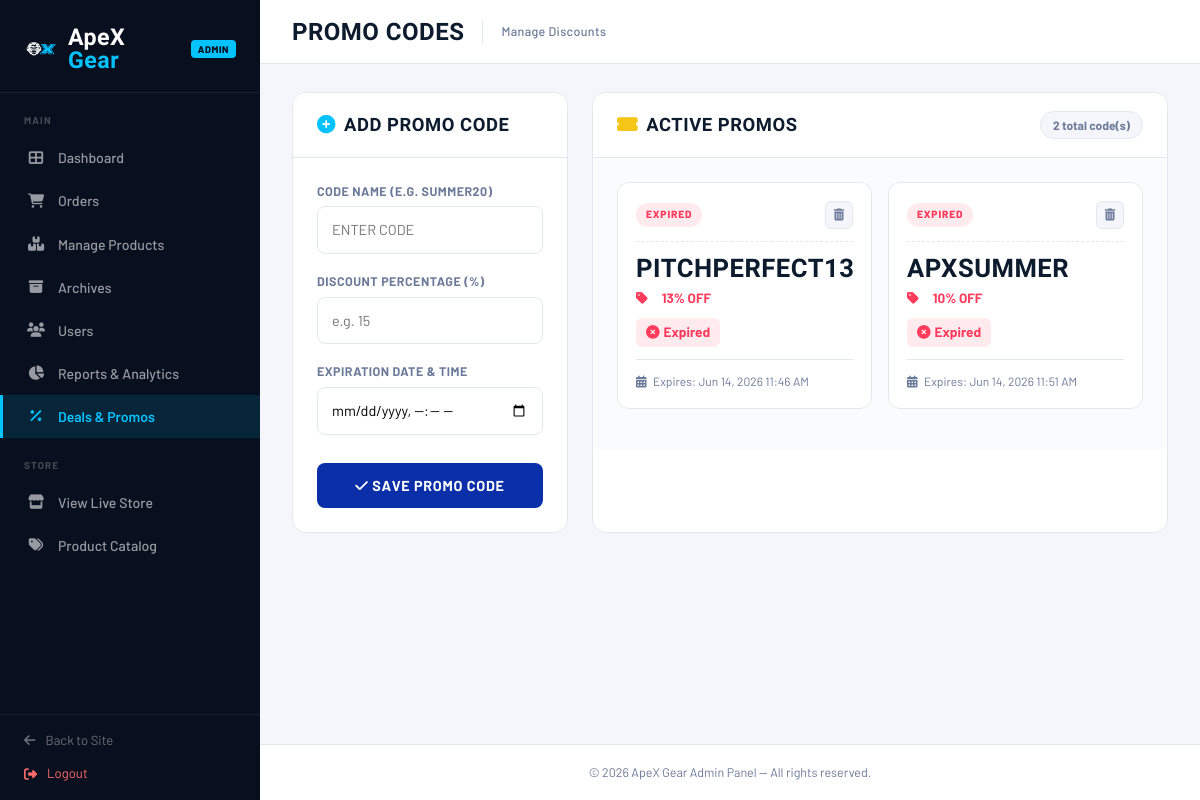
Before: /admin/manage_deals.php (signed in) with the older database file.
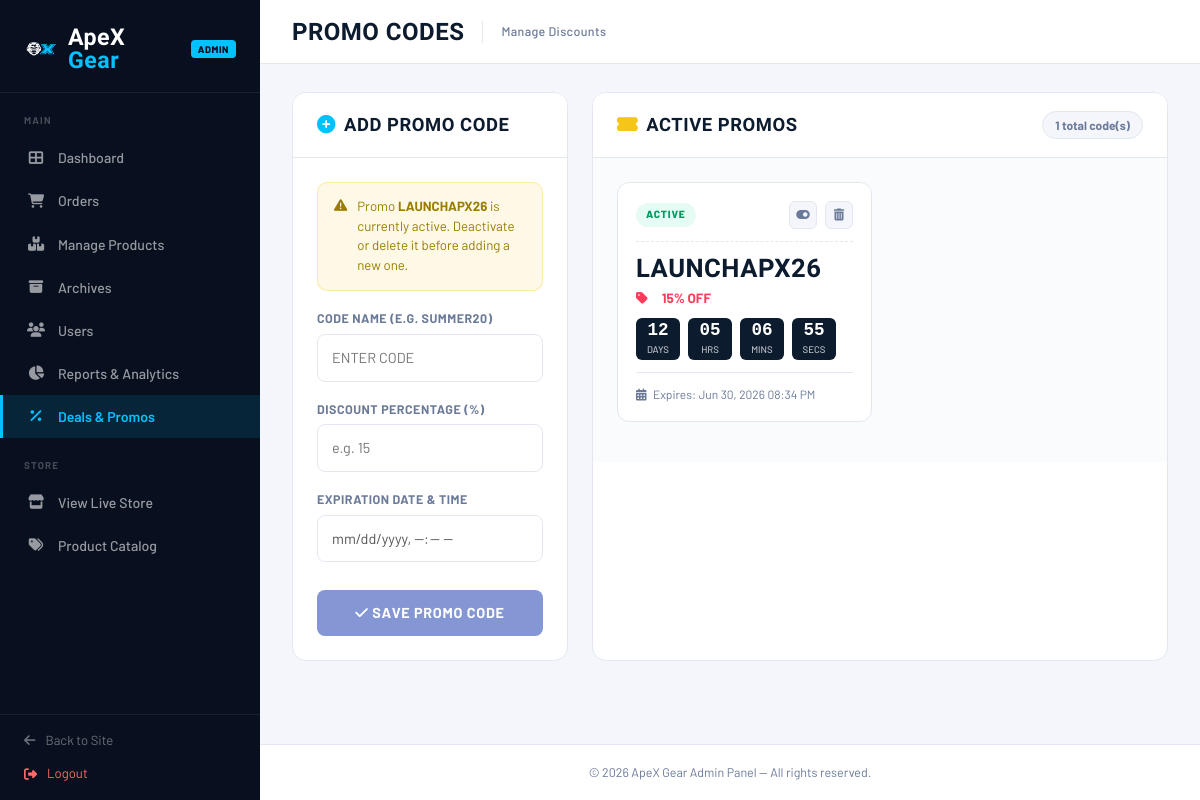
After: the same page with the newer database file.
### tables this page shows
CREATE TABLE `coupon_code` (
  `coupon_id` int(11) NOT NULL,
  `code_name` varchar(50) NOT NULL,
  `discount_percentage` int(11) NOT NULL,
  `valid_until` datetime NOT NULL,
  `is_active` tinyint(1) NOT NULL DEFAULT 1
);

### admin/manage_deals.php (the view, shortened to what the changed rows need)
<?php
$db = new Database();
$conn = $db->getConnection();
$promoCodes = [];
$res = $conn->query("SELECT * FROM coupon_code ORDER BY is_active DESC, valid_until ASC");
if ($res) {
    while ($row = $res->fetch_assoc()) {
        $promoCodes[] = $row;
    }
}
$currentActivePromo = null;
foreach ($promoCodes as $p) {
    if ((int)$p['is_active'] === 1 && strtotime($p['valid_until']) > time()) {
        $currentActivePromo = $p;
        break;
    }
}
?>
<!DOCTYPE html>
<html lang="en">
<head>
    <link href="https://cdn.jsdelivr.net/npm/bootstrap@5.3.3/dist/css/bootstrap.min.css" rel="stylesheet">
    <link href="https://cdnjs.cloudflare.com/ajax/libs/font-awesome/6.5.0/css/all.min.css" rel="stylesheet">
    <link href="../assets/css/style.css" rel="stylesheet">
    <link href="../assets/css/admin-style.css" rel="stylesheet">
</head>
<body>
<div class="main-wrap">
    <main class="page-body">
        <div class="row g-4">
            <div class="col-lg-4">
                <div class="panel">
                    <div class="panel-body">
                        <?php if ($currentActivePromo): ?>
                            <div style="background:rgba(245,197,24,.1); border:1px solid rgba(245,197,24,.3); border-radius:10px; padding:14px 16px; margin-bottom:18px; font-size:.83rem; color:#9a7d00; display:flex; gap:10px; align-items:flex-start;">
                                <i class="fas fa-exclamation-triangle" style="margin-top:2px;"></i>
                                <span>Promo <strong><?php echo htmlspecialchars($currentActivePromo['code_name']); ?></strong> is currently active. Deactivate or delete it before adding a new one.</span>
                            </div>
                        <?php endif; ?>
                        <form method="POST">
                            <div class="form-group">
                                <label class="form-label" for="promo_code">Code Name (e.g. SUMMER20)</label>
                                <input type="text" class="apex-input" id="promo_code" name="code" placeholder="Enter code" required style="text-transform:uppercase;" <?php echo $currentActivePromo ? 'disabled' : ''; ?>>
                            </div>
                            <div class="form-group">
                                <label class="form-label" for="promo_disc">Discount Percentage (%)</label>
                                <input type="number" class="apex-input" id="promo_disc" name="discount" placeholder="e.g. 15" required min="1" max="100" <?php echo $currentActivePromo ? 'disabled' : ''; ?>>
                            </div>
                            <div class="form-group">
                                <label class="form-label" for="promo_expiry">Expiration Date & Time</label>
                                <input type="datetime-local" class="apex-input" id="promo_expiry" name="expiry" required min="<?php echo date('Y-m-d\TH:i'); ?>" <?php echo $currentActivePromo ? 'disabled' : ''; ?>>
                            </div>
                        </form>
                    </div>
                </div>
            </div>
            <div class="col-lg-8">
                <div class="panel">
                    <div class="panel-header">
                        <span class="panel-title"><i class="fas fa-ticket-alt" style="color:var(--warning);"></i> Active Promos</span>
                        <span style="background:var(--panel-bg);border:1px solid var(--border);border-radius:20px;font-size:.75rem;font-weight:700;padding:4px 12px;color:var(--text-muted);"><?php echo count($promoCodes); ?> total code(s)</span>
                    </div>
                    <div class="panel-body" style="background:#fafbfc;">
                        <?php if (empty($promoCodes)): ?>
                            <div style="text-align:center; padding:50px 10px; color:var(--text-muted); font-size:.9rem; border:2px dashed var(--border); border-radius:12px;">
                                <i class="fas fa-ticket-alt" style="font-size:2rem; opacity:0.3; display:block; margin-bottom:12px;"></i>
                                No promo codes available in the database.
                            </div>
                        <?php else: ?>
                            <div class="row g-3">
                            <?php foreach ($promoCodes as $p):
                                $notExpired = strtotime($p['valid_until']) > time();
                                $isActive = $notExpired && (int)$p['is_active'] === 1;
                                if (!$notExpired) {
                                    $statusClass = 'expired';
                                    $statusText  = 'Expired';
                                } elseif ($isActive) {
                                    $statusClass = 'active';
                                    $statusText  = 'Active';
                                } else {
                                    $statusClass = 'inactive';
                                    $statusText  = 'Inactive';
                                }
                            ?>
                                <div class="col-md-6">
                                    <div class="deal-card">
                                        <div class="deal-header">
                                            <span class="deal-badge <?php echo $statusClass; ?>" id="badge-<?php echo $p['coupon_id']; ?>" data-expiry="<?php echo strtotime($p['valid_until']); ?>"><?php echo $statusText; ?></span>
                                            <div style="display:flex; gap:8px;">
                                                <?php if ($notExpired): ?>
                                                <form method="POST" style="margin:0;">
                                                    <button type="submit" class="act-btn" title="<?php echo $isActive ? 'Deactivate' : 'Activate'; ?> Promo">
                                                        <i class="fas <?php echo $isActive ? 'fa-toggle-on' : 'fa-toggle-off'; ?>"></i>
                                                    </button>
                                                </form>
                                                <?php endif; ?>
                                                <form method="POST" style="margin:0;" onsubmit="return confirm('Delete this promo code from the database?');">
                                                    <button type="submit" class="act-btn btn-del" title="Delete Promo"><i class="fas fa-trash-alt"></i></button>
                                                </form>
                                            </div>
                                        </div>
                                        <div class="deal-body">
                                            <div class="deal-code"><?php echo htmlspecialchars($p['code_name']); ?></div>
                                            <div class="deal-detail"><i class="fas fa-tag me-2" style="color:var(--danger);"></i> <strong style="color:var(--danger);"><?php echo $p['discount_percentage']; ?>% OFF</strong></div>
                                            <div class="deal-detail timer-display" data-expiry="<?php echo strtotime($p['valid_until']); ?>">
                                                <div class="timer-block"><div class="timer-val" data-part="d">00</div><div class="timer-lbl">Days</div></div>
                                                <div class="timer-block"><div class="timer-val" data-part="h">00</div><div class="timer-lbl">Hrs</div></div>
                                                <div class="timer-block"><div class="timer-val" data-part="m">00</div><div class="timer-lbl">Mins</div></div>
                                                <div class="timer-block"><div class="timer-val" data-part="s">00</div><div class="timer-lbl">Secs</div></div>
                                            </div>
                                            <div style="font-size:.75rem;color:var(--text-muted);margin-top:12px; border-top:1px solid var(--border); padding-top:12px;">
                                                <i class="fas fa-calendar-alt me-1"></i> Expires: <?php echo date('M d, Y h:i A', strtotime($p['valid_until'])); ?>
                                            </div>
                                        </div>
                                    </div>
                                </div>
                            <?php endforeach; ?>
                            </div>
                        <?php endif; ?>
                    </div>
                </div>
            </div>
        </div>
    </main>
</div>
</body>
</html>

Changed rows visible on the page:
removed coupon_code: valid_until "EXPIRED", code_name "PITCHPERFECT13", discount_percentage "13", valid_until "Jun 14, 2026 11:46 AM"
removed coupon_code: valid_until "EXPIRED", code_name "APXSUMMER", discount_percentage "10", valid_until "Jun 14, 2026 11:51 AM"
added coupon_code: code_name "LAUNCHAPX26", statusText "ACTIVE", discount_percentage "15", valid_until "Jun 30, 2026 08:34 PM"
Other visible differences:
count($promoCodes): "2" → "1"
text now shown: "Promo is currently active. Deactivate or delete it before adding a new one."
